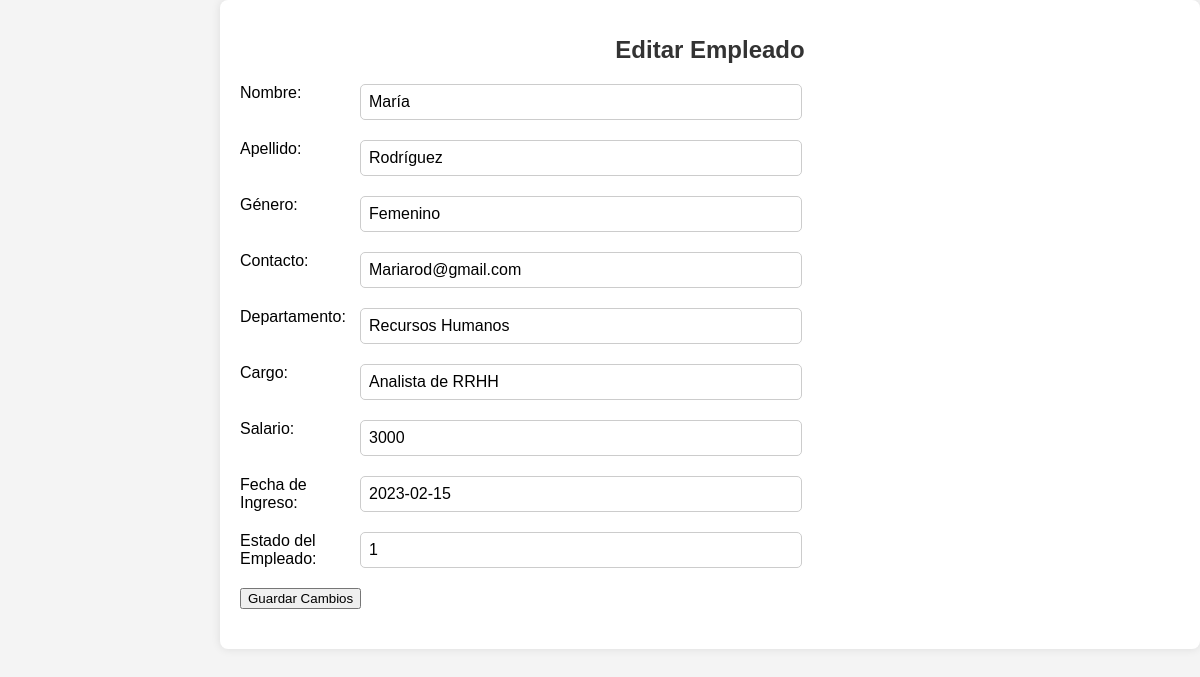
/editar_empleado.php?id=1002, run on the app's committed database.
### tables this page shows
CREATE TABLE `empleado` (
  `ID` int(255) NOT NULL,
  `ID-Empleado` int(255) NOT NULL,
  `Nombre` varchar(255) NOT NULL,
  `Apellido` varchar(255) NOT NULL,
  `Genero` varchar(255) NOT NULL,
  `Contacto` varchar(80) NOT NULL,
  `Departamento` varchar(255) NOT NULL,
  `Cargo` varchar(255) NOT NULL,
  `Salario` int(255) NOT NULL,
  `Fecha-Ingreso` date NOT NULL,
  `id_estado_empleado` int(11) DEFAULT NULL
);

### editar_empleado.php (the view, shortened to what this page needs)
<?php
include 'Conexion.php';
$id_empleado = $_GET['id'];
$sql = "SELECT * FROM empleado WHERE `ID-Empleado` = '$id_empleado'";
$resultado = mysqli_query($conn, $sql);
if ($resultado && mysqli_num_rows($resultado) > 0) {
    $fila = mysqli_fetch_assoc($resultado);
?>
<!DOCTYPE html>
<html lang="es">
<head>
    <link rel="stylesheet" type="text/css" href="css.css">
</head>
<body>
    <div class="container">
        <h1>Editar Empleado</h1>
        <form action="<?php echo htmlspecialchars($_SERVER["PHP_SELF"]); ?>" method="post">
            <div class="label-input-group">
                <label for="nombre">Nombre:</label>
                <input type="text" id="nombre" name="nombre" value="<?php echo $fila['Nombre']; ?>">
            </div>
            <div class="label-input-group">
                <label for="apellido">Apellido:</label>
                <input type="text" id="apellido" name="apellido" value="<?php echo $fila['Apellido']; ?>">
            </div>
            <div class="label-input-group">
                <label for="genero">Género:</label>
                <input type="text" id="genero" name="genero" value="<?php echo $fila['Genero']; ?>">
            </div>
            <div class="label-input-group">
                <label for="contacto">Contacto:</label>
                <input type="text" id="contacto" name="contacto" value="<?php echo $fila['Contacto']; ?>">
            </div>
            <div class="label-input-group">
                <label for="departamento">Departamento:</label>
                <input type="text" id="departamento" name="departamento" value="<?php echo $fila['Departamento']; ?>">
            </div>
            <div class="label-input-group">
                <label for="cargo">Cargo:</label>
                <input type="text" id="cargo" name="cargo" value="<?php echo $fila['Cargo']; ?>">
            </div>
            <div class="label-input-group">
                <label for="salario">Salario:</label>
                <input type="text" id="salario" name="salario" value="<?php echo $fila['Salario']; ?>">
            </div>
            <div class="label-input-group">
                <label for="fecha_ingreso">Fecha de Ingreso:</label>
                <input type="text" id="fecha_ingreso" name="fecha_ingreso" value="<?php echo $fila['Fecha-Ingreso']; ?>">
            </div>
            <div class="label-input-group">
                <label for="id_estado_empleado">Estado del Empleado:</label>
                <input type="text" id="id_estado_empleado" name="id_estado_empleado" value="<?php echo $fila['id_estado_empleado']; ?>">
            </div>
            <button type="submit">Guardar Cambios</button>
        </form>
    </div>
</body>
</html>
<?php
} else {
    echo "<p>No se encontró ningún empleado con el ID proporcionado.</p>";
}
?>

### css.css (style rules this page uses)
body { font-family: Arial, sans-serif; background-color: #f4f4f4; margin: 0; padding: 0; font-size: 16px; }
.container { margin-left: 220px; padding: 20px; border-radius: 8px; box-shadow: 0px 0px 10px rgba(0, 0, 0, 0.1); background-color: #fff; }
h1 { text-align: center; color: #333; margin-bottom: 20px; font-size: 24px; }
form { margin-bottom: 20px; }
.label-input-group { margin-bottom: 20px; }
.label-input-group label { width: 120px; float: left; font-size: 16px; }
.label-input-group input { width: calc(60% - 140px); padding: 8px; border: 1px solid #ccc; border-radius: 5px; font-size: 16px; }

### data on the page
empleado: nombre "María", apellido "Rodríguez", genero "Femenino", contacto "Mariarod@gmail.com", departamento "Recursos Humanos", cargo "Analista de RRHH", salario "3000", fecha_ingreso "2023-02-15", id_estado_empleado "1"
